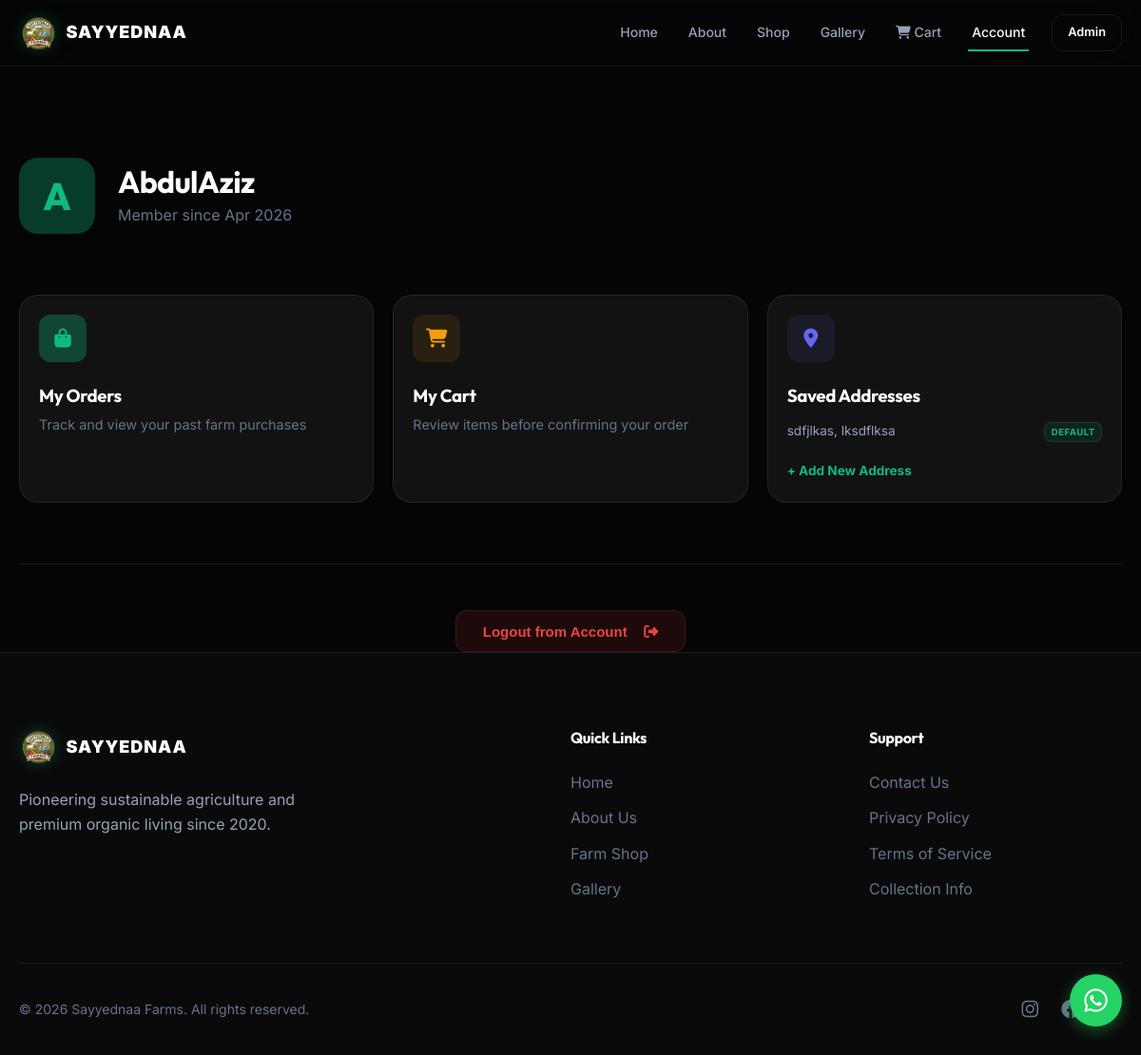
/profile/ (signed in), run on the app's committed database.
### core/models.py (models this page shows, shortened)
class Address(models.Model):
    user = models.ForeignKey(User, on_delete=models.CASCADE, related_name='addresses')
    address_line1 = models.CharField(max_length=255)
    address_line2 = models.CharField(max_length=255, blank=True)
    city = models.CharField(max_length=100)
    state = models.CharField(max_length=100)
    postal_code = models.CharField(max_length=20)
    country = models.CharField(max_length=100, default='India')
    is_default = models.BooleanField(default=False)

### core/views.py (the view)
# urls.py: path('profile/', ProfileView.as_view(), name='profile'),
class ProfileView(LoginRequiredMixin, TemplateView):
    template_name = 'core/profile.html'
    login_url = 'core:login'

### shop/context_processors.py (called while the page is built)
def cart_count(request):
    count = 0
    if 'cart' in request.session:
        cart = request.session.get('cart', {})
        for qty in cart.values():
            count += qty
    return {'cart_count': count}

### templates/core/profile.html (shortened to what this page needs)
{% extends 'base.html' %}
{% block content %}
<section class="container animate-up" style="padding-top: 6rem;">
    <div style="display: flex; flex-direction: column; gap: 2rem; margin-bottom: 4rem;">
        <div style="display: flex; align-items: center; gap: 1.5rem;">
            <div style="width: 80px; height: 80px; border-radius: 20px; background: var(--primary-glow); display: flex; align-items: center; justify-content: center; font-size: 2.5rem; color: var(--primary); font-family: 'Outfit'; font-weight: 800;">
                {{ user.username|slice:":1"|upper }}
            </div>
            <div>
                <h1 style="font-size: 2rem; margin-bottom: 0.25rem;">{{ user.username }}</h1>
                <p style="color: var(--text-muted);">Member since {{ user.date_joined|date:"M Y" }}</p>
            </div>
        </div>
    </div>
    <div class="grid grid-3">
        <a href="{% url 'core:user_orders' %}" class="card glass">
            <div style="width: 50px; height: 50px; background: var(--primary-glow); border-radius: 12px; display: flex; align-items: center; justify-content: center; color: var(--primary); margin-bottom: 1.5rem; font-size: 1.25rem;">
                <i class="fas fa-shopping-bag"></i>
            </div>
            <h3 style="margin-bottom: 0.5rem;">My Orders</h3>
            <p style="color: var(--text-muted); font-size: 0.9rem;">Track and view your past farm purchases</p>
        </a>
        <a href="{% url 'shop:cart' %}" class="card glass">
            <div style="width: 50px; height: 50px; background: rgba(245, 158, 11, 0.1); border-radius: 12px; display: flex; align-items: center; justify-content: center; color: var(--secondary); margin-bottom: 1.5rem; font-size: 1.25rem;">
                <i class="fas fa-shopping-cart"></i>
            </div>
            <h3 style="margin-bottom: 0.5rem;">My Cart</h3>
            <p style="color: var(--text-muted); font-size: 0.9rem;">Review items before confirming your order</p>
        </a>
        <div class="card glass">
            <div style="width: 50px; height: 50px; background: rgba(99, 102, 241, 0.1); border-radius: 12px; display: flex; align-items: center; justify-content: center; color: var(--accent); margin-bottom: 1.5rem; font-size: 1.25rem;">
                <i class="fas fa-map-marker-alt"></i>
            </div>
            <h3 style="margin-bottom: 1rem;">Saved Addresses</h3>
            <ul style="list-style: none; display: flex; flex-direction: column; gap: 0.75rem;">
                {% for addr in user.addresses.all %}
                <li style="font-size: 0.85rem; color: var(--text-secondary); display: flex; justify-content: space-between; align-items: center;">
                    {{ addr.address_line1 }}, {{ addr.city }}
                    {% if addr.is_default %}<span class="badge badge-success" style="padding: 0.1rem 0.4rem; font-size: 0.6rem;">Default</span>{% endif %}
                </li>
                {% empty %}
                <li style="color: var(--text-muted); font-size: 0.85rem;">No addresses saved.</li>
                {% endfor %}
            </ul>
            <a href="{% url 'core:address_add' %}" style="display: inline-block; margin-top: 1.25rem; color: var(--primary); font-size: 0.85rem; font-weight: 700;">+ Add New Address</a>
        </div>
    </div>
    <div style="margin-top: 4rem; padding-top: 3rem; border-top: 1px solid var(--border-glass); text-align: center;">
        <form action="{% url 'core:logout' %}" method="post">
            <button type="submit" class="btn" style="background: rgba(239, 68, 68, 0.1); color: #EF4444; border: 1px solid rgba(239, 68, 68, 0.2);">
                Logout from Account <i class="fas fa-sign-out-alt" style="margin-left: 0.5rem;"></i>
            </button>
        </form>
    </div>
</section>
{% endblock %}

### static/css/style.css (style rules this page uses)
:root { --primary: #10B981; --primary-dark: #059669; --primary-glow: rgba(16, 185, 129, 0.3); --secondary: #F59E0B; --secondary-dark: #D97706; --accent: #6366F1; --bg-obsidian: #050505; --bg-card: #121212; --bg-card-hover: #1a1a1a; --bg-glass: rgba(18, 18, 18, 0.8); --text-primary: #FFFFFF; --text-secondary: #94A3B8; --text-muted: #64748B; --text-gray: #94A3B8; --border-glass: rgba(255, 255, 255, 0.08); --border-glow: rgba(16, 185, 129, 0.2); --border: rgba(255, 255, 255, 0.1); --shadow-sm: 0 2px 4px rgba(0,0,0,0.1); --shadow-md: 0 10px 20px rgba(0,0,0,0.3); --shadow-lg: 0 20px 40px rgba(0,0,0,0.5); --glass-blur: blur(12px); --transition-fast: 0.2s cubic-bezier(0.4, 0, 0.2, 1); --transition-smooth: 0.4s cubic-bezier(0.4, 0, 0.2, 1); --nav-height: 70px; --mobile-nav-height: 70px; }
* { margin: 0; padding: 0; box-sizing: border-box; -webkit-tap-highlight-color: transparent; }
html { scroll-behavior: smooth; font-size: 16px; }
body { font-family: 'Inter', -apple-system, sans-serif; background-color: var(--bg-obsidian); color: var(--text-primary); line-height: 1.6; overflow-x: hidden; padding-bottom: var(--mobile-nav-height); }
@media (min-width: 1024px) { body { padding-bottom: 0; } }
h1, h2, h3, h4, h5, h6, .font-heading { font-family: 'Outfit', sans-serif; font-weight: 700; letter-spacing: -0.02em; line-height: 1.2; }
a { text-decoration: none; color: inherit; transition: var(--transition-fast); }
.container { width: 100%; max-width: 1280px; margin: 0 auto; padding: 0 1.25rem; }
.glass { background: var(--bg-glass); backdrop-filter: var(--glass-blur); -webkit-backdrop-filter: var(--glass-blur); border: 1px solid var(--border-glass); }
.badge { display: inline-flex; align-items: center; gap: 0.35rem; padding: 0.35rem 0.75rem; border-radius: 8px; font-size: 0.75rem; font-weight: 700; text-transform: uppercase; letter-spacing: 0.05em; }
.badge-success { background: rgba(16, 185, 129, 0.1); color: var(--primary); border: 1px solid var(--border-glow); }
.btn { display: inline-flex; align-items: center; justify-content: center; padding: 0.8rem 1.75rem; border-radius: 12px; font-weight: 600; font-size: 0.9375rem; cursor: pointer; transition: var(--transition-smooth); border: 1px solid transparent; gap: 0.6rem; white-space: nowrap; }
.grid { display: grid; gap: 1.25rem; }
.grid-3 { grid-template-columns: 1fr; }
@media (min-width: 768px) { .grid-3 { grid-template-columns: repeat(2, 1fr); } }
@media (min-width: 1024px) { .grid-3 { grid-template-columns: repeat(3, 1fr); } }
.card { background: var(--bg-card); border: 1px solid var(--border-glass); border-radius: 20px; padding: 1.25rem; transition: var(--transition-smooth); position: relative; overflow: hidden; }
section { padding: 4rem 0; }
.animate-up { animation: fadeInUp 0.6s ease-out forwards; }

### data on the page
Address: address_line1 "sdfjlkas", city "lksdflksa", is_default "DEFAULT"

### other printed values
{{ user.username|slice:":1"|upper }} "A"
{{ user.username }} "AbdulAziz"
{{ user.date_joined|date:"M Y" }} "Apr 2026"
